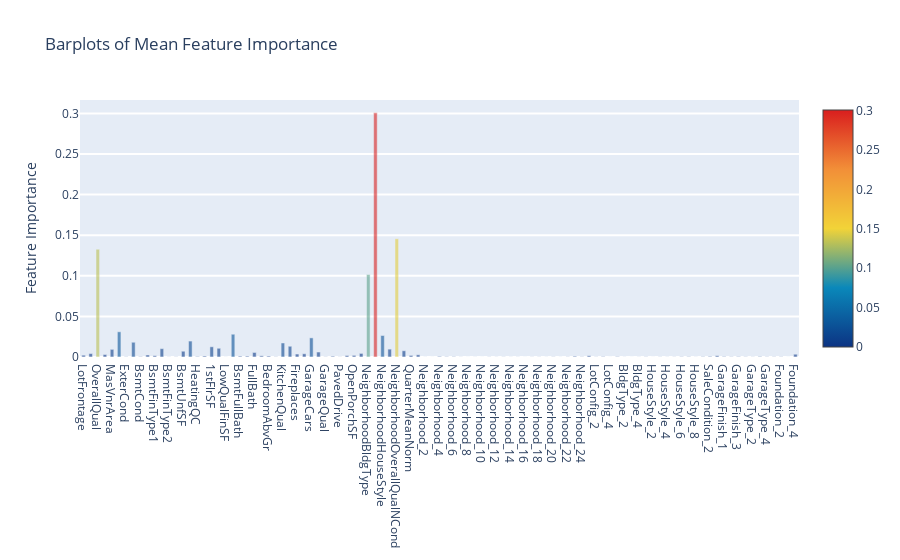

Write notebook code for a chart like this one.
### Code cell
feature_dataframe['mean'] = feature_dataframe.mean(axis= 1) # axis = 1 computes the mean row-wise

y_mean = feature_dataframe['mean'].values
x_feat = feature_dataframe['features'].values
data = [go.Bar(
            x= x_feat,
             y= y_mean,
            width = 0.5,
            marker=dict(
               color = feature_dataframe['mean'].values,
            colorscale='Portland',
            showscale=True,
            reversescale = False
            ),
            opacity=0.6
        )]

layout= go.Layout(
    autosize= True,
    title= 'Barplots of Mean Feature Importance',
    hovermode= 'closest',
#     xaxis= dict(
#         title= 'Pop',
#         ticklen= 5,
#         zeroline= False,
#         gridwidth= 2,
#     ),
    yaxis=dict(
        title= 'Feature Importance',
        ticklen= 5,
        gridwidth= 2
    ),
    showlegend= False
)
fig = go.Figure(data=data, layout=layout)
py.iplot(fig, filename='bar-direct-labels')

### Figure 1 — Plotly figure (JSON) as saved in the notebook; plotly's stock layout.template omitted (floating-point values rounded to 4 significant figures)
{"data": [{"marker": {"color": [0.00223, 0.00419, 0.1327, 0.003032, 0.009415, 0.03103, 0.0003247, 0.01816, 0.0004879, 0.00249, 0.001612, 0.01025, 0.0001371, 0.0002375, 0.007102, 0.01962, 0.0006386, 0.001215, 0.01257, 0.01076, 4.727e-05, 0.02805, 0.001073, 0.00111, 0.005588, 0.001457, 0.001176, 0.0002675, 0.01726, 0.01323, 0.003636, 0.003956, 0.02356, 0.006127, 0.0002582, 0.0009985, 0.0001635, 0.00183, 0.002011, 0.004404, 0.1016, 0.3007, 0.02645, 0.009665, 0.1456, 0.007656, 0.001939, 0.00268, 4.418e-05, 3.562e-06, 0.0007997, 0.0004004, 0.000437, 0.0001089, 6.549e-07, 5.643e-05, 7.885e-07, 0.0001991, 0.0001087, 0.0001818, 8.901e-05, 0.0001155, 3.806e-05, 0.0001498, 0.0001559, 6.391e-05, 0.0002444, 5.243e-05, 0.0002329, 0.0009717, 0.0003055, 0.001529, 0.0001789, 0.0005847, 2.363e-07, 0.0005278, 7.242e-05, 3.812e-05, 9.655e-05, 0.0002576, 1.355e-05, 0.0001947, 0.0001046, 0.0001781, 0.0003801, 0.0004487, 7.177e-05, 0.0004312, 0.000764, 0.001577, 0.0006151, 0.0003617, 0.0005805, 0.0002875, 0.00018, 0.0006401, 0.0002862, 0.0003131, 0.0003371, 2.728e-05, 0.003409], "colorscale": [[0, "rgb(12,51,131)"], [0.25, "rgb(10,136,186)"], [0.5, "rgb(242,211,56)"], [0.75, "rgb(242,143,56)"], [1, "rgb(217,30,30)"]], "reversescale": false, "showscale": true}, "opacity": 0.6, "type": "bar", "width": 0.5, "x": ["LotFrontage", "LotArea", "OverallQual", "OverallCond", "MasVnrArea", "ExterQual", "ExterCond", "BsmtQual", "BsmtCond", "BsmtExposure", "BsmtFinType1", "BsmtFinSF1", "BsmtFinType2", "BsmtFinSF2", "BsmtUnfSF", "TotalBsmtSF", "HeatingQC", "CentralAir", "1stFlrSF", "2ndFlrSF", "LowQualFinSF", "GrLivArea", "BsmtFullBath", "BsmtHalfBath", "FullBath", "HalfBath", "BedroomAbvGr", "KitchenAbvGr", "KitchenQual", "TotRmsAbvGrd", "Fireplaces", "FireplaceQu", "GarageCars", "GarageArea", "GarageQual", "GarageCond", "PavedDrive", "WoodDeckSF", "OpenPorchSF", "NeighborhoodLotArea", "NeighborhoodBldgType", "TotalSquareFeet", "NeighborhoodHouseStyle", "OverallQualNCond", "NeighborhoodOverallQualNCond", "AdjRemodAdd", "QuarterMeanNorm", "MonthMeanNorm", "Neighborhood_2", "Neighborhood_3", "Neighborhood_4", "Neighborhood_5", "Neighborhood_6", "Neighborhood_7", "Neighborhood_8", "Neighborhood_9", "Neighborhood_10", "Neighborhood_11", "Neighborhood_12", "Neighborhood_13", "Neighborhood_14", "Neighborhood_15", "Neighborhood_16", "Neighborhood_17", "Neighborhood_18", "Neighborhood_19", "Neighborhood_20", "Neighborhood_21", "Neighborhood_22", "Neighborhood_23", "Neighborhood_24", "Neighborhood_25", "LotConfig_2", "LotConfig_3", "LotConfig_4", "LotConfig_5", "BldgType_2", "BldgType_3", "BldgType_4", "BldgType_5", "HouseStyle_2", "HouseStyle_3", "HouseStyle_4", "HouseStyle_5", "HouseStyle_6", "HouseStyle_7", "HouseStyle_8", "SaleCondition_1", "SaleCondition_2", "SaleCondition_3", "GarageFinish_1", "GarageFinish_2", "GarageFinish_3", "GarageType_1", "GarageType_2", "GarageType_3", "GarageType_4", "Foundation_1", "Foundation_2", "Foundation_3", "Foundation_4"], "y": [0.00223, 0.00419, 0.1327, 0.003032, 0.009415, 0.03103, 0.0003247, 0.01816, 0.0004879, 0.00249, 0.001612, 0.01025, 0.0001371, 0.0002375, 0.007102, 0.01962, 0.0006386, 0.001215, 0.01257, 0.01076, 4.727e-05, 0.02805, 0.001073, 0.00111, 0.005588, 0.001457, 0.001176, 0.0002675, 0.01726, 0.01323, 0.003636, 0.003956, 0.02356, 0.006127, 0.0002582, 0.0009985, 0.0001635, 0.00183, 0.002011, 0.004404, 0.1016, 0.3007, 0.02645, 0.009665, 0.1456, 0.007656, 0.001939, 0.00268, 4.418e-05, 3.562e-06, 0.0007997, 0.0004004, 0.000437, 0.0001089, 6.549e-07, 5.643e-05, 7.885e-07, 0.0001991, 0.0001087, 0.0001818, 8.901e-05, 0.0001155, 3.806e-05, 0.0001498, 0.0001559, 6.391e-05, 0.0002444, 5.243e-05, 0.0002329, 0.0009717, 0.0003055, 0.001529, 0.0001789, 0.0005847, 2.363e-07, 0.0005278, 7.242e-05, 3.812e-05, 9.655e-05, 0.0002576, 1.355e-05, 0.0001947, 0.0001046, 0.0001781, 0.0003801, 0.0004487, 7.177e-05, 0.0004312, 0.000764, 0.001577, 0.0006151, 0.0003617, 0.0005805, 0.0002875, 0.00018, 0.0006401, 0.0002862, 0.0003131, 0.0003371, 2.728e-05, 0.003409]}], "layout": {"autosize": true, "hovermode": "closest", "showlegend": false, "title": {"text": "Barplots of Mean Feature Importance"}, "yaxis": {"gridwidth": 2, "ticklen": 5, "title": {"text": "Feature Importance"}}}}
